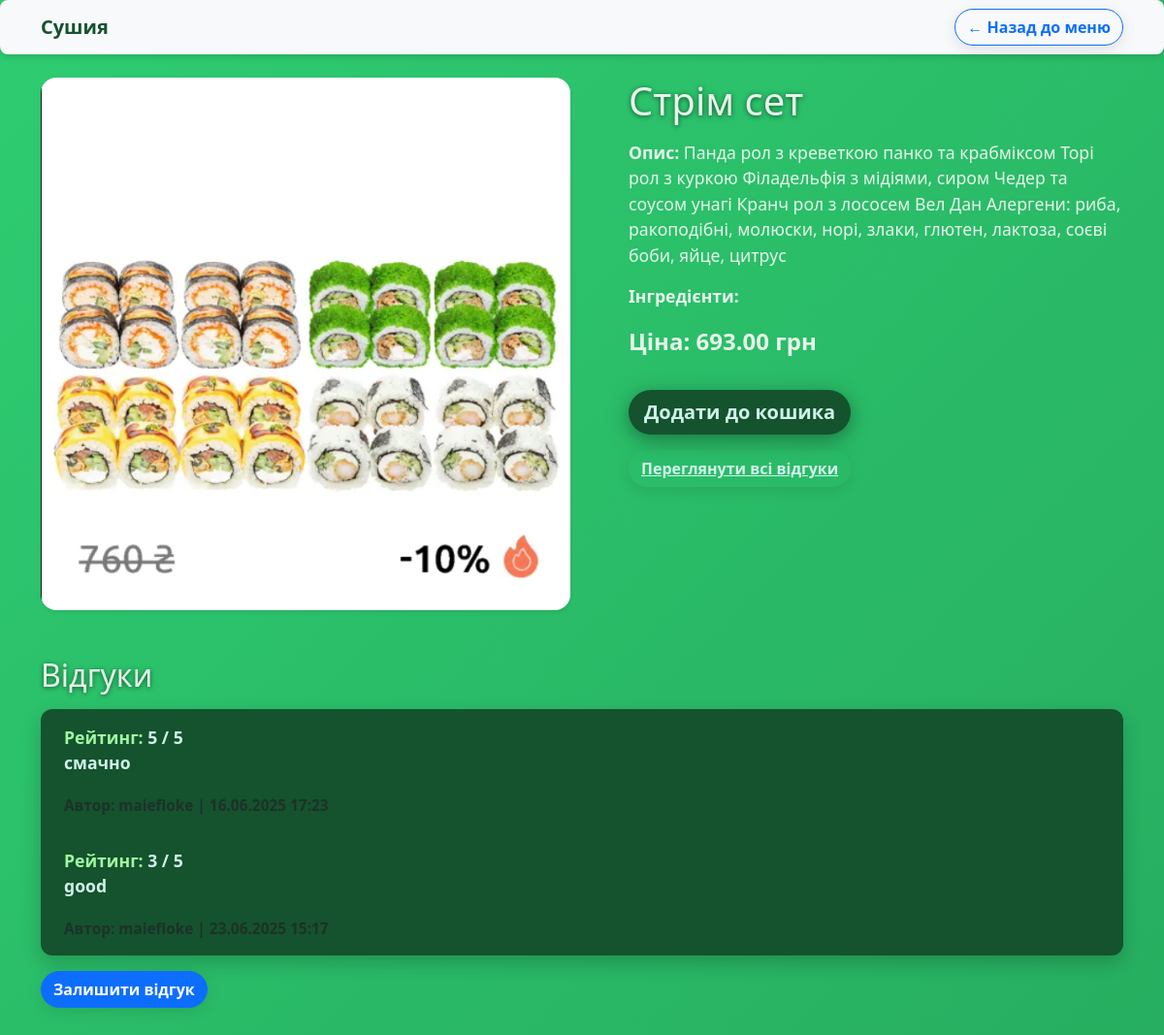
The page /dish/1/ on the database as committed earlier.
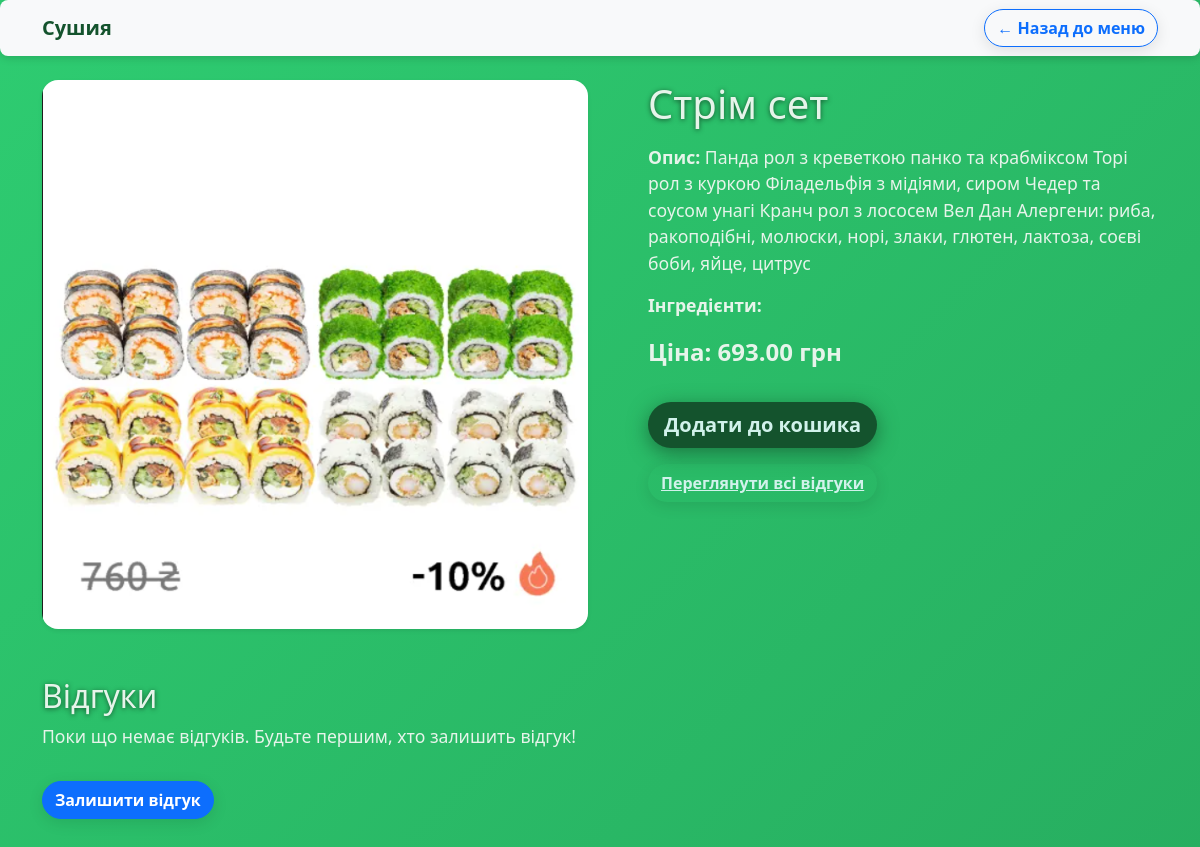
The same page on the database as committed later.
### main/models.py (models this page shows, shortened)
class Review(models.Model):
    user = models.ForeignKey(settings.AUTH_USER_MODEL, on_delete=models.CASCADE)
    dish = models.ForeignKey(Dish, on_delete=models.CASCADE, related_name='reviews')
    rating = models.IntegerField(choices=[(i, str(i)) for i in range(1, 6)])
    comment = models.TextField()
    approved = models.BooleanField(default=True)
    created_at = models.DateTimeField(auto_now_add=True)

### main/views.py (the view)
# urls.py: path('dish/<int:dish_id>/', views.dish_detail, name='dish_detail'),
def dish_detail(request, dish_id):
    dish = Dish.objects.get(id=dish_id)
    reviews = Review.objects.filter(dish=dish, approved=True)
    return render(request, 'dish_detail.html', {'dish': dish, 'reviews': reviews})

### main/templates/dish_detail.html (shortened to what this page needs)
<!DOCTYPE html>
<html lang="uk">
<head>
    <link href="https://cdn.jsdelivr.net/npm/bootstrap@5.3.0/dist/css/bootstrap.min.css" rel="stylesheet" />
</head>
<body>
<nav class="navbar navbar-light bg-light mb-4">
  <div class="container">
    <a class="navbar-brand" href="{% url 'home' %}">Сушия</a>
    <a href="{% url 'menu' %}" class="btn btn-outline-primary">← Назад до меню</a>
  </div>
</nav>
<div class="container">
    <div class="row">
        <div class="col-md-6">
            {% if dish.image %}
                <img src="{{ dish.image.url }}" alt="{{ dish.name }}" class="img-fluid shadow-sm" />
            {% else %}
                <img src="https://via.placeholder.com/400x300?text=Немає+зображення" alt="Немає зображення" class="img-fluid shadow-sm" />
            {% endif %}
        </div>
        <div class="col-md-6">
            <h1 class="mb-3">{{ dish.name }}</h1>
            <p><strong>Опис:</strong> {{ dish.description }}</p>
            <p><strong>Інгредієнти:</strong> {{ dish.ingredients }}</p>
            <p class="fs-4 fw-bold">Ціна: {{ dish.price }} грн</p>
            <form method="POST" action="{% url 'add_to_cart' dish.id %}">
                <button type="submit" class="btn btn-success btn-lg mt-3">Додати до кошика</button>
            </form>
            <a href="{% url 'review_list' dish.id %}" class="btn btn-link mt-3">Переглянути всі відгуки</a>
        </div>
    </div>
    <div class="mt-5">
        <h2>Відгуки</h2>
        {% if reviews %}
            <ul class="list-group">
                {% for review in reviews %}
                    <li class="list-group-item">
                        <strong>Рейтинг:</strong> {{ review.rating }} / 5<br />
                        <p>{{ review.comment }}</p>
                        <small class="text-muted">Автор: {{ review.user.username }} | {{ review.created_at|date:"d.m.Y H:i" }}</small>
                    </li>
                {% endfor %}
            </ul>
        {% else %}
            <p>Поки що немає відгуків. Будьте першим, хто залишить відгук!</p>
        {% endif %}
        <a href="{% url 'leave_review' dish.id %}" class="btn btn-primary mt-3">Залишити відгук</a>
    </div>
</div>
</body>
</html>

Rows that differ between the two databases and show on the page:
removed Review: rating "5", comment "смачно"
removed Review: rating "3", comment "good"
Other text that changed with them:
text now shown: "Поки що немає відгуків. Будьте першим, хто залишить відгук!"
